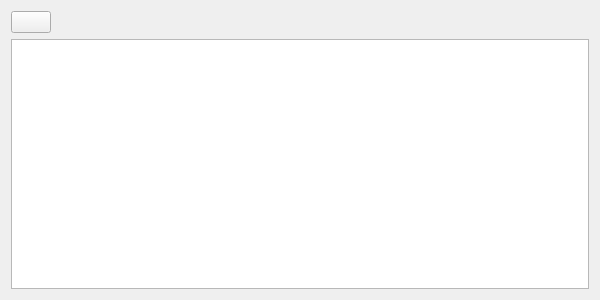
<?xml version="1.0" encoding="UTF-8"?>
<ui version="4.0">
 <class>CapabilityGraphWidget</class>
 <widget class="QWidget" name="CapabilityGraphWidget">
  <property name="enabled">
   <bool>true</bool>
  </property>
  <property name="geometry">
   <rect>
    <x>0</x>
    <y>0</y>
    <width>600</width>
    <height>300</height>
   </rect>
  </property>
  <property name="windowTitle">
   <string>Capability Graph</string>
  </property>
  <layout class="QVBoxLayout" name="verticalLayout" stretch="0,0">
   <item>
    <layout class="QHBoxLayout" name="horizontalLayout" stretch="0,0">
     <item>
      <widget class="QPushButton" name="refresh_graph_push_button">
       <property name="toolTip">
        <string>Refresh Capability graph</string>
       </property>
      </widget>
     </item>
     <item>
      <spacer name="horizontalSpacer">
       <property name="orientation">
        <enum>Qt::Horizontal</enum>
       </property>
       <property name="sizeHint" stdset="0">
        <size>
         <width>40</width>
         <height>20</height>
        </size>
       </property>
      </spacer>
     </item>
    </layout>
   </item>
   <item>
    <widget class="InteractiveGraphicsView" name="graphics_view">
     <property name="renderHints">
      <set>QPainter::Antialiasing|QPainter::HighQualityAntialiasing|QPainter::SmoothPixmapTransform|QPainter::TextAntialiasing</set>
     </property>
     <property name="resizeAnchor">
      <enum>QGraphicsView::AnchorViewCenter</enum>
     </property>
    </widget>
   </item>
  </layout>
 </widget>
 <customwidgets>
  <customwidget>
   <class>InteractiveGraphicsView</class>
   <extends>QGraphicsView</extends>
   <header>rqt_graph.interactive_graphics_view</header>
  </customwidget>
 </customwidgets>
 <resources/>
 <connections/>
</ui>
